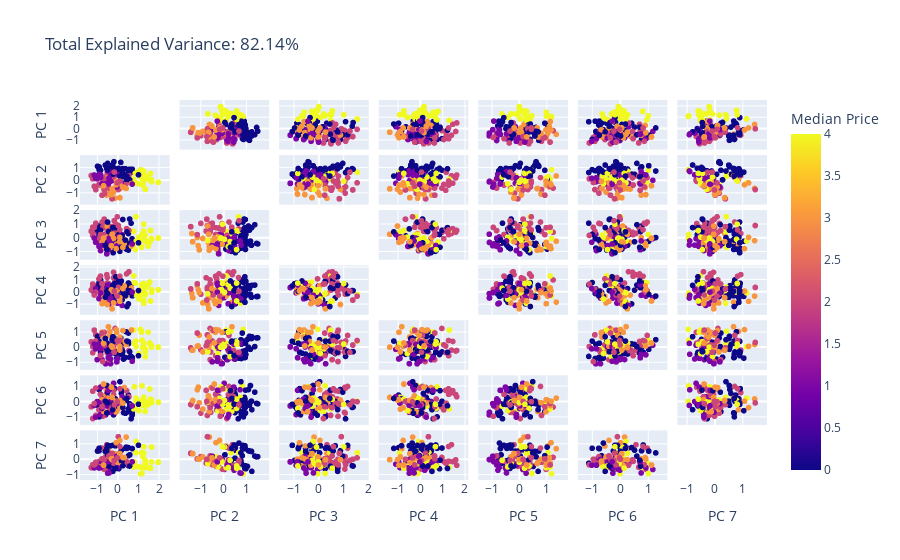

The notebook cell this image was saved under:
### Code cell
#Visualize PCA with 7 components - besed on explained ratio plot
n_components = 7

pca = PCA(n_components=n_components)
components = pca.fit_transform(X)

total_var = pca.explained_variance_ratio_.sum() * 100

labels = {str(i): f"PC {i+1}" for i in range(n_components)}
labels['color'] = 'Median Price'

fig = px.scatter_matrix(
    components,
    color=y_km,
    dimensions=range(n_components),
    labels=labels,
    title=f'Total Explained Variance: {total_var:.2f}%',
)
fig.update_traces(diagonal_visible=False)
fig.show()

### Figure 1 — Plotly figure (JSON) as saved in the notebook; plotly's stock layout.template omitted (floating-point values rounded to 4 significant figures; data arrays with more than 128 entries replaced by an {"elided": "..."} marker saying what was removed)
{"data": [{"diagonal": {"visible": false}, "dimensions": [{"axis": {"matches": true}, "label": "PC 1", "values": {"elided": "306 float values"}}, {"axis": {"matches": true}, "label": "PC 2", "values": {"elided": "306 float values"}}, {"axis": {"matches": true}, "label": "PC 3", "values": {"elided": "306 float values"}}, {"axis": {"matches": true}, "label": "PC 4", "values": {"elided": "306 float values"}}, {"axis": {"matches": true}, "label": "PC 5", "values": {"elided": "306 float values"}}, {"axis": {"matches": true}, "label": "PC 6", "values": {"elided": "306 float values"}}, {"axis": {"matches": true}, "label": "PC 7", "values": {"elided": "306 float values"}}], "hovertemplate": "%{xaxis.title.text}=%{x}<br>%{yaxis.title.text}=%{y}<br>Median Price=%{marker.color}<extra></extra>", "legendgroup": "", "marker": {"color": {"elided": "306 int values"}, "coloraxis": "coloraxis", "symbol": "circle"}, "name": "", "showlegend": false, "type": "splom"}], "layout": {"autosize": true, "coloraxis": {"colorbar": {"title": {"text": "Median Price"}}, "colorscale": [[0, "#0d0887"], [0.1111, "#46039f"], [0.2222, "#7201a8"], [0.3333, "#9c179e"], [0.4444, "#bd3786"], [0.5556, "#d8576b"], [0.6667, "#ed7953"], [0.7778, "#fb9f3a"], [0.8889, "#fdca26"], [1, "#f0f921"]]}, "dragmode": "select", "legend": {"tracegroupgap": 0}, "title": {"text": "Total Explained Variance: 82.14%"}, "xaxis": {"autorange": true, "range": [-2.484, 3.149], "type": "linear"}, "xaxis2": {"autorange": true, "range": [-2.494, 2.557], "type": "linear"}, "xaxis3": {"autorange": true, "range": [-2.119, 2.528], "type": "linear"}, "xaxis4": {"autorange": true, "range": [-2.447, 2.73], "type": "linear"}, "xaxis5": {"autorange": true, "range": [-1.974, 2.244], "type": "linear"}, "xaxis6": {"autorange": true, "range": [-1.983, 2.147], "type": "linear"}, "xaxis7": {"autorange": true, "range": [-1.818, 2.339], "type": "linear"}, "yaxis": {"autorange": true, "range": [-2.484, 3.149], "type": "linear"}, "yaxis2": {"autorange": true, "range": [-2.494, 2.557], "type": "linear"}, "yaxis3": {"autorange": true, "range": [-2.119, 2.528], "type": "linear"}, "yaxis4": {"autorange": true, "range": [-2.447, 2.73], "type": "linear"}, "yaxis5": {"autorange": true, "range": [-1.974, 2.244], "type": "linear"}, "yaxis6": {"autorange": true, "range": [-1.983, 2.147], "type": "linear"}, "yaxis7": {"autorange": true, "range": [-1.818, 2.339], "type": "linear"}}}
